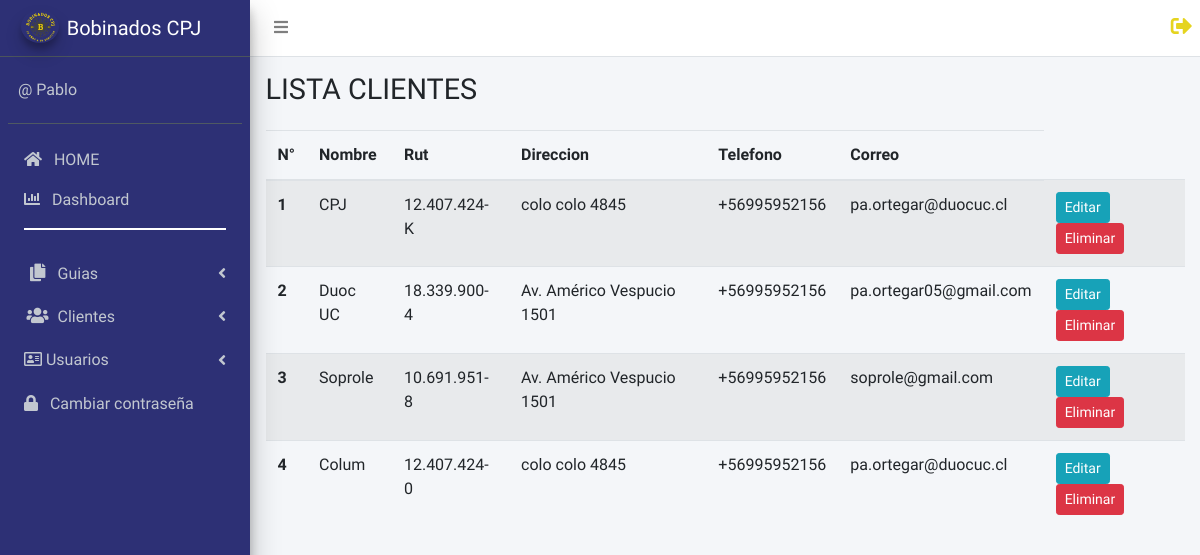
/listar_clientes (signed in), run on an earlier commit of the app's database.
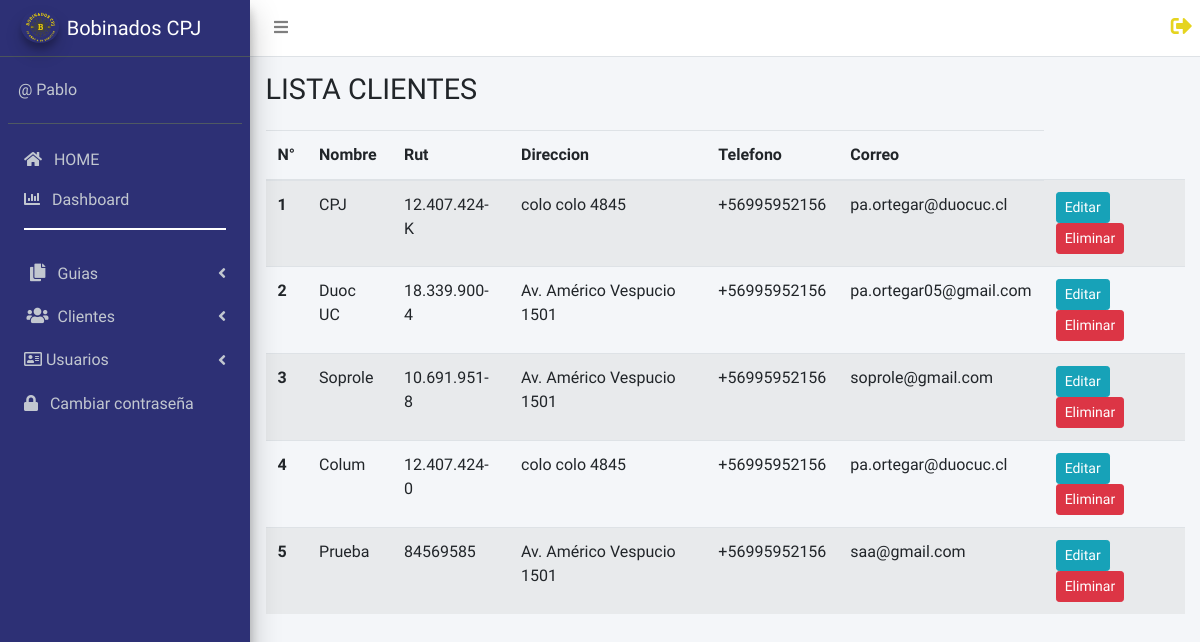
And on a later commit of the database.
### app_cpj/models.py (models this page shows, shortened)
class Cliente(models.Model):
    nombre = models.CharField(max_length=255)
    rut = models.CharField(max_length=12, unique=True)
    direccion = models.CharField(max_length=255)
    telefono = models.CharField(max_length=20)
    correo = models.EmailField(max_length=255)

### app_cpj/views.py (the view)
# urls.py: path('listar_clientes', views.listar_clientes, name= "listar_clientes"),
@login_required
def listar_clientes(request):
    clientes = Cliente.objects.all().order_by('id')
    page = request.GET.get('page',1)
    try:
         paginator = Paginator(clientes, 10)
         clientes = paginator.page(page)
    except:
         raise Http404
    data = {
         'entity' : clientes,
         'paginator': paginator
    }
    return render (request, "crud_clientes/listar_clientes.html", data)

### app_cpj/templates/crud_clientes/listar_clientes.html (shortened to what this page needs)
{% extends "base.html" %} {% load static %} {% block body %}
<div class="content-header">
  <div class="container-fluid">
    <div class="row mb-2">
      <div class="col-sm-8">
        <h1>LISTA CLIENTES</h1>
      </div>
    </div>
  </div>
</div>
<section class="content">
  <div class="container-fluid">
    {% load humanize %}
    <div class="table-responsive">
      <table class="table table-striped border-secondary">
        <thead>
          <tr>
            <th scope="col">N°</th>
            <th scope="col">Nombre</th>
            <th scope="col">Rut</th>
            <th scope="col">Direccion</th>
            <th scope="col">Telefono</th>
            <th scope="col">Correo</th>
          </tr>
        </thead>
        <tbody>
          {% for c in entity %}
          <tr>
            <th scope="row">{{c.id}}</th>
            <td>{{c.nombre}}</td>
            <td>{{c.rut}}</td>
            <td>{{c.direccion}}</td>
            <td>{{c.telefono}}</td>
            <td>{{c.correo}}</td>
            <td><a href="{% url 'editar_cliente' c.id %}" class = "btn btn-info btn-sm">Editar</a>
            {% if perms.app_cpj.delete_cliente %}
              <a href="#" onclick="eliminarCliente({{c.id}})" class = "btn btn-danger btn-sm">Eliminar</a></td></td>
            {% endif %}
          </tr>
          {% endfor %}
        </tbody>
      </table>
    </div>
  </div>
 </div>
{% endblock %}

### app_cpj/templates/base.html (shortened to what this page needs)
{% load static %}
<!DOCTYPE html>
<html lang="es">
<head>
  <link rel="stylesheet" href="{% static 'plugins/fontawesome-free/css/all.min.css' %}">
  <link rel="stylesheet" href="https://code.ionicframework.com/ionicons/2.0.1/css/ionicons.min.css">
  <link rel="stylesheet" href="{% static 'plugins/tempusdominus-bootstrap-4/css/tempusdominus-bootstrap-4.min.css' %}">
  <link rel="stylesheet" href="{% static 'dist/css/base.min.css' %}">
</head>
<body class="hold-transition sidebar-mini layout-fixed">
  <div class="wrapper">
    <nav class="main-header navbar navbar-expand navbar-white navbar-light">
      <ul class="navbar-nav">
        <li class="nav-item">
          <a class="nav-link" data-widget="pushmenu" href="#" role="button"><i class="fas fa-bars"></i></a>
        </li>
      </ul>
      <ul class="navbar-nav ml-auto">
        {% if user.is_authenticated %}
        <li><a href="{% url 'logout' %}"><i class="fas fa-sign-out-alt fa-lg" style="color: #e5d41f;"></i></a></li>
        {% endif %}
      </ul>
    </nav>
    <aside class="main-sidebar sidebar-dark-primary elevation-4">
      <a href="/" class="brand-link">
        <img src="{% static 'dist/img/Logo.png' %}" alt="AdminLTE Logo" class="brand-image img-circle elevation-3"
          style="opacity: .9">
        <span class="brand-text font-weight-light">Bobinados CPJ</span>
      </a>
      <div class="sidebar">
        <div class="user-panel mt-3 pb-3 mb-3 d-flex">
          <div class="info">
            <a href="#" class="d-block">@ {{ user.username | capfirst}}</a>
          </div>
        </div>
        <nav class="mt-2">
          <ul class="nav nav-pills nav-sidebar flex-column" data-widget="treeview" role="menu" data-accordion="false">
            <a href="{% url 'home' %}" class="nav-link">
              <i class="fas fa-home"></i>
              <p>
                &nbsp; HOME
              </p>
            </a>
            <a href="{% url 'index' %}" class="nav-link">
              <i class="fas fa-chart-bar"></i>
              <p>
                &nbsp; Dashboard
                <hr style="background-color: white; height: 2px; border: none;">
              </p>
            </a>
            <li class="nav-item">
              <a href="#" class="nav-link">
                <i class="nav-icon fas fa-copy"></i>
                <p>
                  Guias
                  <i class="fas fa-angle-left right"></i>
                </p>
              </a>
            </li>
            <li class="nav-item">
              <a href="#" class="nav-link">
                <i class="nav-icon fa fa-users"></i>
                <p>
                  Clientes
                  <i class="fas fa-angle-left right"></i>
                </p>
              </a>
            </li>
            {% if perms.app_cpj.add_user %}
            <li class="nav-item">
              <a href="#" class="nav-link">
                <i class="far fa-address-card"></i>
                <p>
                  Usuarios
                  <i class="right fas fa-angle-left"></i>
                </p>
              </a>
            </li>
            {% endif %}
            <a href="{% url 'cambiar_contraseña' %}" class="nav-link">
              <i class="fas fa-lock"></i>
              <p>
                &nbsp; Cambiar contraseña
              </p>
            </a>
      </div>
    </aside>
    <div class="content-wrapper">
      {% block body %}
      {% endblock %}
    </div>
</body>
</html>

What changed in the data, as far as the page shows it:
added Cliente: id "5", nombre "Prueba", rut "84569585", direccion "Av. Américo Vespucio 1501", telefono "+56995952156", correo "saa@gmail.com"
